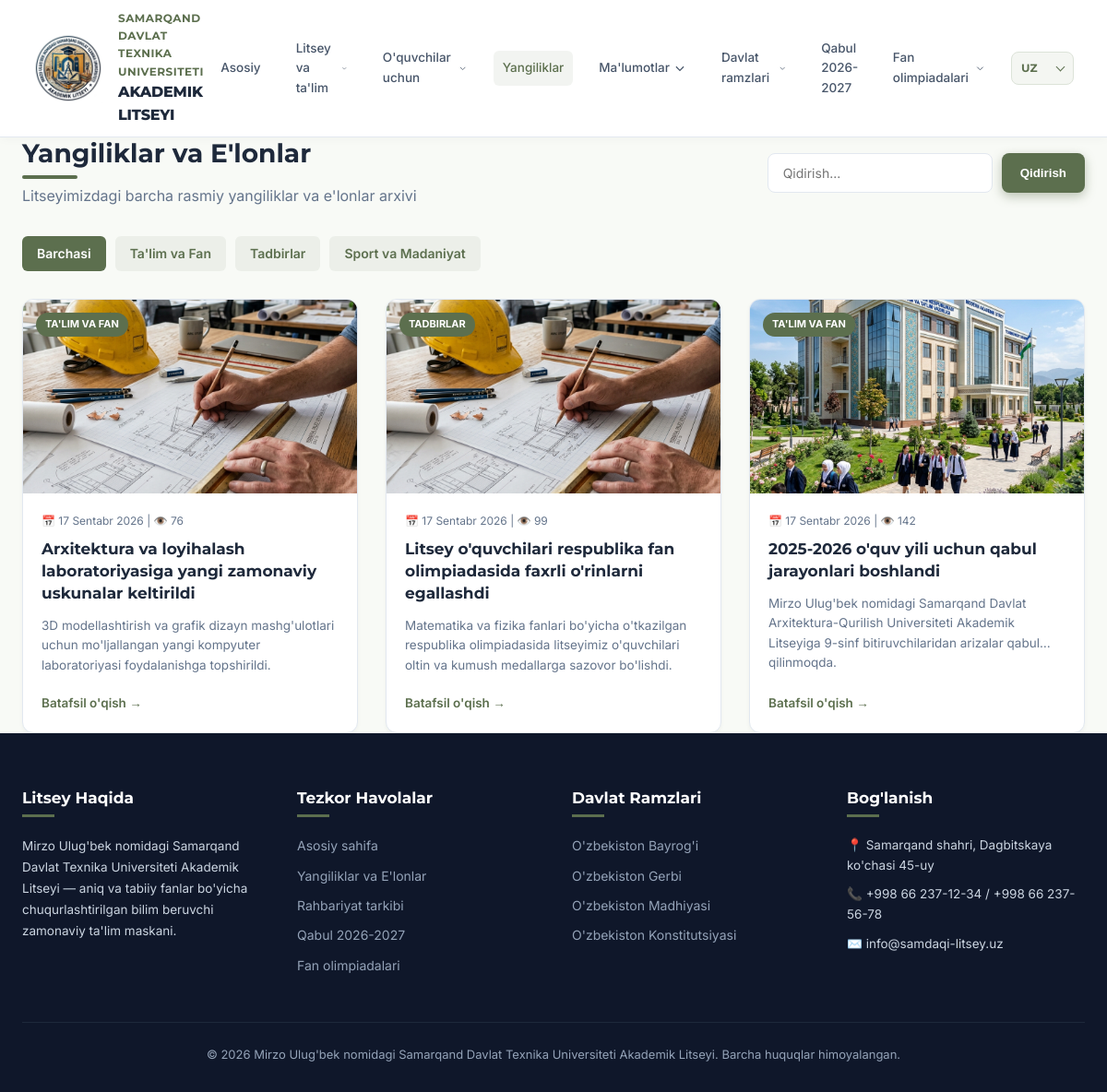
The app's page /yangiliklar/ with its own data.
### main/models.py (models this page shows, shortened)
class NewsCategory(models.Model):
    name = models.CharField(max_length=100, verbose_name="Kategoriya nomi (O'zbekcha)")
    name_ru = models.CharField(max_length=100, default="", verbose_name="Kategoriya nomi (Ruscha)")
    name_en = models.CharField(max_length=100, default="", verbose_name="Kategoriya nomi (Inglizcha)")
    slug = models.SlugField(unique=True, blank=True)
    class Meta:
        verbose_name = "Yangilik kategoriyasi"
        verbose_name_plural = "Yangilik kategoriyalari"

class News(models.Model):
    title = models.CharField(max_length=255, verbose_name="Sarlavha (O'zbekcha)")
    title_ru = models.CharField(max_length=255, default="", verbose_name="Sarlavha (Ruscha)")
    title_en = models.CharField(max_length=255, default="", verbose_name="Sarlavha (Inglizcha)")
    slug = models.SlugField(unique=True, blank=True, max_length=255)
    category = models.ForeignKey(NewsCategory, on_delete=models.SET_NULL, null=True, blank=True, verbose_name="Kategoriya")
    image = models.ImageField(upload_to='news/', verbose_name="Muqova rasmi")
    summary = models.TextField(verbose_name="Qisqacha mazmun (O'zbekcha)")
    summary_ru = models.TextField(default="", verbose_name="Qisqacha mazmun (Ruscha)")
    summary_en = models.TextField(default="", verbose_name="Qisqacha mazmun (Inglizcha)")
    content = models.TextField(verbose_name="To'liq matn (O'zbekcha)")
    content_ru = models.TextField(default="", verbose_name="To'liq matn (Ruscha)")
    content_en = models.TextField(default="", verbose_name="To'liq matn (Inglizcha)")
    is_featured = models.BooleanField(default=False, verbose_name="Muhim (Asosiy sahifada)")
    views_count = models.PositiveIntegerField(default=0, verbose_name="Ko'rishlar soni")
    created_at = models.DateTimeField(auto_now_add=True, verbose_name="Yaratilgan vaqti")
    class Meta:
        verbose_name = "Yangilik"
        verbose_name_plural = "Yangiliklar va E'lonlar"
        ordering = ['-created_at']

### main/views.py (the view)
# urls.py: path('yangiliklar/', views.news_list_view, name='news_list'),
def news_list_view(request):
    query = request.GET.get('q', '')
    category_slug = request.GET.get('category', '')
    news_qs = News.objects.all()
    if category_slug:
        news_qs = news_qs.filter(category__slug=category_slug)
    if query:
        news_qs = news_qs.filter(
            Q(title__icontains=query) |
            Q(summary__icontains=query) |
            Q(content__icontains=query)
        )
    categories = NewsCategory.objects.all()
    context = {
        'news_list': news_qs,
        'categories': categories,
        'selected_category': category_slug,
        'search_query': query,
    }
    return render(request, 'news_list.html', context)

### main/templatetags/language_tags.py (called while the page is built)
@register.simple_tag(takes_context=True)
def localized(context, instance, field_name):
    language_code = context['request'].LANGUAGE_CODE
    if language_code in {'ru', 'en'}:
        translated_value = getattr(instance, f'{field_name}_{language_code}', '')
        if translated_value:
            return translated_value
    return getattr(instance, field_name, '')

@register.simple_tag(takes_context=True)
def ui(context, text):
    language_code = context['request'].LANGUAGE_CODE
    return UI_TRANSLATIONS.get(text, {}).get(language_code, text)

### templates/news_list.html (shortened to what this page needs)
{% extends 'base.html' %}
{% load static %}
{% load language_tags %}
{% block content %}
<div class="container section-padding">
  <div style="margin-bottom: 30px; display: flex; flex-wrap: wrap; justify-content: space-between; align-items: center; gap: 20px;">
    <div>
      <h1 class="section-title">{% ui "Yangiliklar va E'lonlar" %}</h1>
      <p style="color: var(--text-muted); margin-top: 6px;">Litseyimizdagi barcha rasmiy yangiliklar va e'lonlar arxivi</p>
    </div>
    <form action="{% url 'news_list' %}" method="get" style="display: flex; gap: 10px; min-width: 300px;">
      <input type="text" name="q" value="{{ search_query }}" placeholder="{% ui 'Qidirish...' %}" class="form-control">
      <button type="submit" class="btn-primary" style="padding: 10px 20px;">{% ui 'Qidirish' %}</button>
    </form>
  </div>
  {% if categories %}
    <div style="display: flex; gap: 10px; margin-bottom: 30px; flex-wrap: wrap;">
      <a href="{% url 'news_list' %}" class="btn-more" style="{% if not selected_category %}background: var(--primary-color); color: #fff;{% endif %}">
        {% ui 'Barchasi' %}
      </a>
      {% for cat in categories %}
        <a href="{% url 'news_list' %}?category={{ cat.slug }}" class="btn-more" style="{% if selected_category == cat.slug %}background: var(--primary-color); color: #fff;{% endif %}">
          {% localized cat 'name' %}
        </a>
      {% endfor %}
    </div>
  {% endif %}
  <div class="news-grid">
    {% for news in news_list %}
      <div class="news-card">
        <div class="news-image-box">
          {% if news.image %}
            <img src="{{ news.image.url }}" alt="{% localized news 'title' %}">
          {% else %}
            <img src="{% static 'images/lyceum_building.jpg' %}" alt="{% localized news 'title' %}">
          {% endif %}
          {% if news.category %}
            <span class="news-badge">{% localized news.category 'name' %}</span>
          {% endif %}
        </div>
        <div class="news-body">
          <div class="news-date">
            📅 {{ news.created_at|date:"d F Y" }} | 👁️ {{ news.views_count }}
          </div>
          <h3 class="news-card-title">
            <a href="{% url 'news_detail' slug=news.slug %}">{% localized news 'title' %}</a>
          </h3>
          <p class="news-summary">{% localized news 'summary' %}</p>
          <a href="{% url 'news_detail' slug=news.slug %}" style="font-size: 13.5px; font-weight: 600; color: var(--primary-color);">{% ui "Batafsil o'qish &rarr;" %}</a>
        </div>
      </div>
    {% empty %}
      <div style="grid-column: 1 / -1; padding: 40px; background: #fff; border-radius: var(--radius); text-align: center;">
        <p style="color: var(--text-muted); font-size: 16px;">{% ui "Sizning so'rovingiz bo'yicha hech qanday yangilik topilmadi." %}</p>
      </div>
    {% endfor %}
  </div>
</div>
{% endblock %}

### templates/base.html (shortened to what this page needs)
{% load static %}
{% load language_tags %}
<!DOCTYPE html>
<html lang="{{ LANGUAGE_CODE|default:'uz' }}">
<head>
  <link rel="stylesheet" href="{% static 'css/style.css' %}?v=3">
</head>
<body>
  <header class="top-header">
    <div class="header-container">
      <a href="{% url 'home' %}" class="logo-brand">
        <img src="{% static 'images/logo.jpg' %}" alt="SamDTU Akademik Litseyi Logo">
        <div class="logo-brand-text">
          <span class="top-sub">SAMARQAND DAVLAT TEXNIKA UNIVERSITETI</span>
          <span class="main-name">AKADEMIK LITSEYI</span>
        </div>
      </a>
      <ul class="nav-menu">
        <li class="nav-item">
          <a href="{% url 'home' %}"
            class="nav-link {% if request.resolver_match.url_name == 'home' %}active{% endif %}">
            {% ui 'Asosiy' %}
          </a>
        </li>
        <li class="nav-item">
          <a href="#" class="nav-link">
            {% ui "Litsey va ta'lim" %}
            <svg viewBox="0 0 24 24" fill="none" stroke="currentColor" stroke-width="2">
              <path d="M19 9l-7 7-7-7" />
            </svg>
          </a>
        </li>
        <li class="nav-item">
          <a href="#" class="nav-link">
            {% ui "O'quvchilar uchun" %}
            <svg viewBox="0 0 24 24" fill="none" stroke="currentColor" stroke-width="2">
              <path d="M19 9l-7 7-7-7" />
            </svg>
          </a>
        </li>
        <li class="nav-item">
          <a href="{% url 'news_list' %}"
            class="nav-link {% if request.resolver_match.url_name == 'news_list' or request.resolver_match.url_name == 'news_detail' %}active{% endif %}">
            {% ui 'Yangiliklar' %}
          </a>
        </li>
        <li class="nav-item">
          <a href="#" class="nav-link">
            {% ui "Ma'lumotlar" %}
            <svg viewBox="0 0 24 24" fill="none" stroke="currentColor" stroke-width="2">
              <path d="M19 9l-7 7-7-7" />
            </svg>
          </a>
        </li>
        <li class="nav-item">
          <a href="{% url 'state_symbols' %}"
            class="nav-link {% if request.resolver_match.url_name == 'state_symbols' %}active{% endif %}">
            {% ui 'Davlat ramzlari' %}
            <svg viewBox="0 0 24 24" fill="none" stroke="currentColor" stroke-width="2">
              <path d="M19 9l-7 7-7-7" />
            </svg>
          </a>
        </li>
        <li class="nav-item">
          <a href="{% url 'qabul' %}"
            class="nav-link {% if request.resolver_match.url_name == 'qabul' %}active{% endif %}">
            {% ui 'Qabul 2026-2027' %}
          </a>
        </li>
        <li class="nav-item">
          <a href="{% url 'olympiad' %}"
            class="nav-link {% if request.resolver_match.url_name == 'olympiad' %}active{% endif %}">
            {% ui 'Fan olimpiadalari' %}
            <svg viewBox="0 0 24 24" fill="none" stroke="currentColor" stroke-width="2">
              <path d="M19 9l-7 7-7-7" />
            </svg>
          </a>
        </li>
      </ul>
      <div class="language-picker">
        <form action="{% url 'set_language' %}" method="post">
          <select name="language" aria-label="Tilni tanlang" title="Tilni tanlang" onchange="this.form.submit()">
            <option value="uz" {% if LANGUAGE_CODE == 'uz' %}selected{% endif %}>UZ</option>
          </select>
        </form>
      </div>
    </div>
  </header>
  {% block content %}{% endblock %}
  <footer>
    <div class="container">
      <div class="footer-grid">
        <div class="footer-col">
          <h4>{% ui 'Litsey Haqida' %}</h4>
          <p style="font-size: 13.5px; line-height: 1.7; color: #cbd5e1;">
            Mirzo Ulug'bek nomidagi Samarqand Davlat Texnika Universiteti Akademik Litseyi — aniq va tabiiy
            fanlar bo'yicha chuqurlashtirilgan bilim beruvchi zamonaviy ta'lim maskani.
          </p>
        </div>
        <div class="footer-col">
          <h4>{% ui 'Tezkor Havolalar' %}</h4>
          <ul class="footer-links">
            <li><a href="{% url 'home' %}">{% ui 'Asosiy sahifa' %}</a></li>
            <li><a href="{% url 'news_list' %}">{% ui "Yangiliklar va E'lonlar" %}</a></li>
            <li><a href="{% url 'leadership' %}">{% ui 'Rahbariyat tarkibi' %}</a></li>
            <li><a href="{% url 'admission' %}">Qabul 2026-2027</a></li>
            <li><a href="{% url 'olympiad' %}">{% ui 'Fan olimpiadalari' %}</a></li>
          </ul>
        </div>
        <div class="footer-col">
          <h4>Davlat Ramzlari</h4>
          <ul class="footer-links">
            <li><a href="{% url 'state_symbols_detail' symbol_type='flag' %}">O'zbekiston Bayrog'i</a></li>
            <li><a href="{% url 'state_symbols_detail' symbol_type='emblem' %}">O'zbekiston Gerbi</a></li>
            <li><a href="{% url 'state_symbols_detail' symbol_type='anthem' %}">O'zbekiston Madhiyasi</a></li>
            <li><a href="{% url 'state_symbols_detail' symbol_type='constitution' %}">O'zbekiston Konstitutsiyasi</a>
            </li>
          </ul>
        </div>
        <div class="footer-col">
          <h4>{% ui "Bog'lanish" %}</h4>
          <p style="font-size: 13.5px; color: #cbd5e1; margin-bottom: 10px;">
            📍 Samarqand shahri, Dagbitskaya ko'chasi 45-uy
          </p>
          <p style="font-size: 13.5px; color: #cbd5e1; margin-bottom: 10px;">
            📞 +998 66 237-12-34 / +998 66 237-56-78
          </p>
          <p style="font-size: 13.5px; color: #cbd5e1;">
            ✉️ info@samdaqi-litsey.uz
          </p>
        </div>
      </div>
      <div class="footer-bottom">
        <p>&copy; 2026 Mirzo Ulug'bek nomidagi Samarqand Davlat Texnika Universiteti Akademik Litseyi.
          {% ui 'Barcha huquqlar himoyalangan.' %}</p>
      </div>
    </div>
  </footer>
</body>
</html>

### records on screen
NewsCategory: name "Ta'lim va Fan"
NewsCategory: name "Tadbirlar"
NewsCategory: name "Sport va Madaniyat"
News: image (picture), category.name "TA'LIM VA FAN", created_at "17 Sentabr 2026", views_count "76", title "Arxitektura va loyihalash laboratoriyasiga yangi zamonaviy uskunalar keltirildi", summary "3D modellashtirish va grafik dizayn mashg'ulotlari uchun mo'ljallangan yangi kompyuter laboratoriyasi foydalanishga topshirildi.", ui "Batafsil o'qish →"
News: image (picture), category.name "TADBIRLAR", created_at "17 Sentabr 2026", views_count "99", title "Litsey o'quvchilari respublika fan olimpiadasida faxrli o'rinlarni egallashdi", summary "Matematika va fizika fanlari bo'yicha o'tkazilgan respublika olimpiadasida litseyimiz o'quvchilari oltin va kumush medallarga sazovor bo'lishdi.", ui "Batafsil o'qish →"
News: image (picture), category.name "TA'LIM VA FAN", created_at "17 Sentabr 2026", views_count "142", title "2025-2026 o'quv yili uchun qabul jarayonlari boshlandi", summary "Mirzo Ulug'bek nomidagi Samarqand Davlat Arxitektura-Qurilish Universiteti Akademik Litseyiga 9-sinf bitiruvchilaridan arizalar qabul qilinmoqda.", ui "Batafsil o'qish →"
